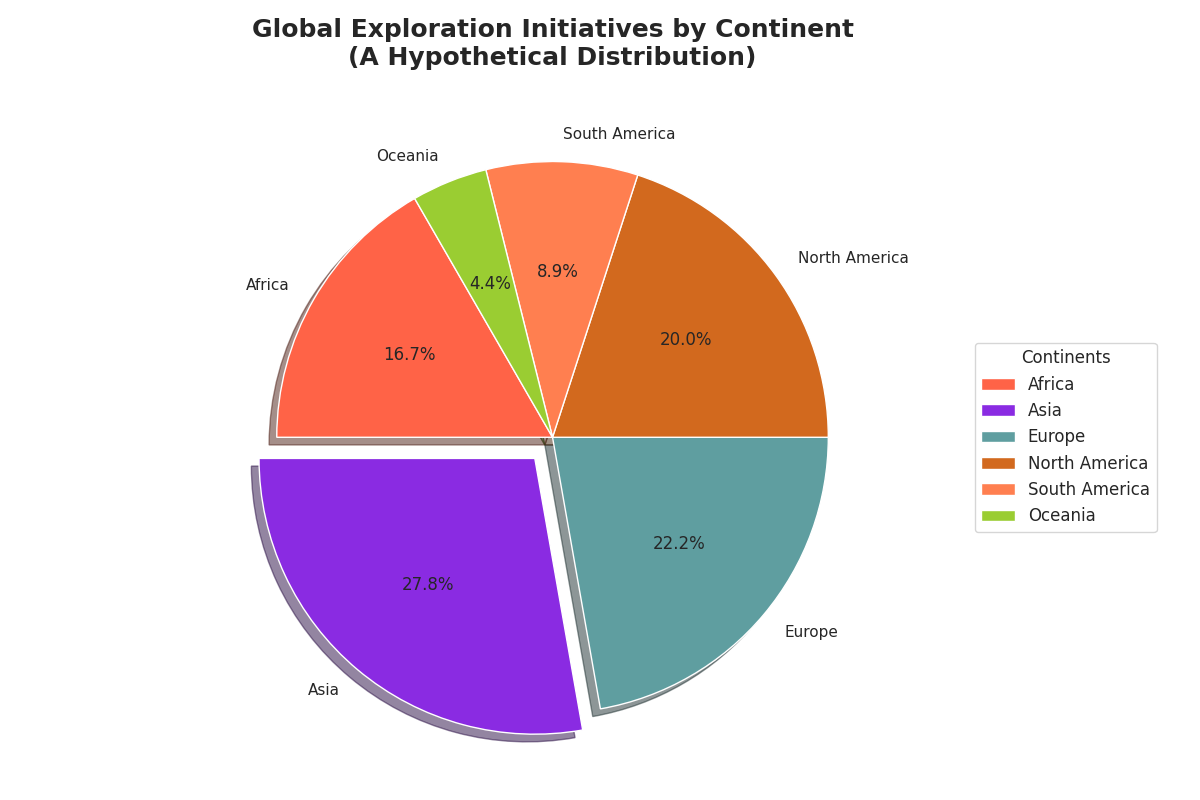

Write Python code to recreate this figure.
import matplotlib.pyplot as plt

continents = ['Africa', 'Asia', 'Europe', 'North America', 'South America', 'Oceania']
initiatives_percentage = [15, 25, 20, 18, 8, 4]

colors = ['#FF6347', '#8A2BE2', '#5F9EA0', '#D2691E', '#FF7F50', '#9ACD32']

plt.figure(figsize=(12, 8))

explode = (0, 0.1, 0, 0, 0, 0)
plt.pie(initiatives_percentage, labels=continents, autopct='%1.1f%%', startangle=120, colors=colors, shadow=True, explode=explode)

plt.title('Global Exploration Initiatives by Continent\n(A Hypothetical Distribution)', fontsize=18, fontweight='bold', pad=20)
plt.legend(title="Continents", loc='center left', bbox_to_anchor=(1.1, 0.5), fontsize=12)

plt.tight_layout()
plt.show()
